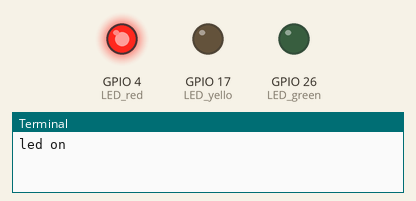
Recording of a program running on a simulated Raspberry Pi (BCM pin numbers). On the bench: output pins drawn as LEDs (lit = HIGH), the last lines printed to the terminal. At 6.0 s the program stops and its outputs stay as they are.

Above: at 0.1 s.
At 2.1 s:
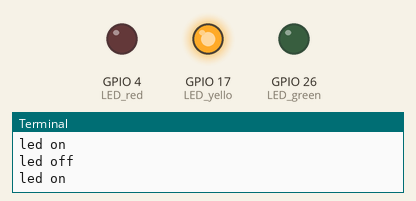
At 4.1 s:
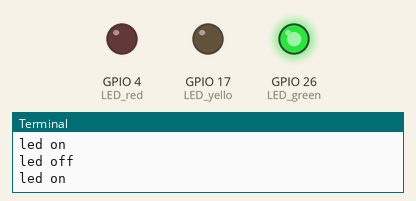
At 6.1 s:
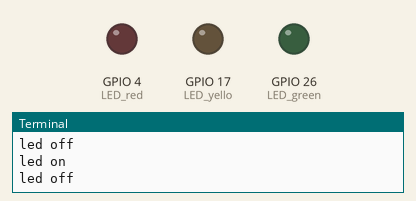
Timing chart, 0 to 7.5 s (numbered marks = the images above):
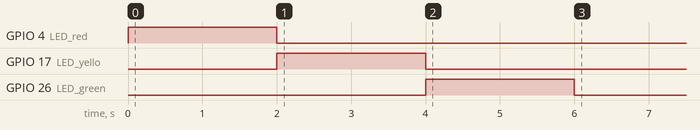

Measured:
- by itself, GPIO 4 (LED_red): LOW → HIGH at 0.00 s, → LOW 2.0 s later
- by itself, GPIO 17 (LED_yello): LOW → HIGH at 2.0 s, → LOW 2.0 s later
- by itself, GPIO 26 (LED_green): LOW → HIGH at 4.0 s, → LOW 2.0 s later

The program:

led_blink.py
```python
import RPi.GPIO as GPIO
import time

LED_red = 4
GPIO.setmode(GPIO.BCM)   #GPIO.BCM or GPIO.BOARD
GPIO.setup(LED_red, GPIO.OUT)
GPIO.output(LED_red, GPIO.HIGH)  #1
print("led on")
time.sleep(2)
GPIO.output(LED_red, GPIO.LOW)#0
print("led off")

LED_yello = 17
GPIO.setup(LED_yello, GPIO.OUT)
GPIO.output(LED_yello, GPIO.HIGH)  #1
print("led on")
time.sleep(2)
GPIO.output(LED_yello, GPIO.LOW)#0
print("led off")

LED_green = 26
GPIO.setup(LED_green, GPIO.OUT)
GPIO.output(LED_green, GPIO.HIGH)  #1
print("led on")
time.sleep(2)
GPIO.output(LED_green, GPIO.LOW)#0
print("led off")

GPIO.cleanup()  #GPIO핀상태 초기화w
```
